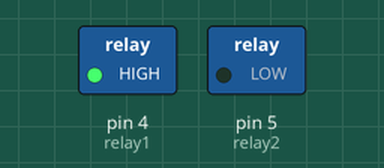
The sketch below on a simulated Arduino Uno, built with avr-gcc and run on an emulated ATmega328P. On the bench: switched loads named in the sketch (green lamp = pin HIGH).

Above: at 0.5 s.
At 2.5 s:
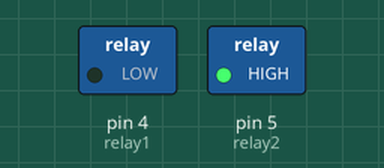
At 3.5 s:
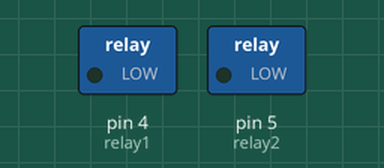
Timing chart, 0 to 5.2 s (numbered marks = the images above):
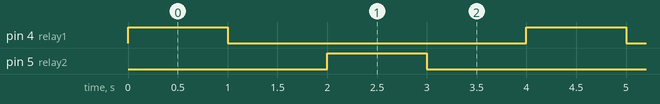

The sketch:

relaytest.ino
```cpp
#define relay1 4
#define relay2 5

void setup() {
  // put your setup code here, to run once:
  pinMode(relay1, OUTPUT);
  pinMode(relay2, OUTPUT);
}

void loop() {
  // NOTE: use the two pins on the SONGLE side.  these are noramlly open.
  // NOTE: LOW powers the relay (to connect it), HIGH disconnects it -- it is opposite of what you think
  // NOTE: when the LED is on on the relay board, that indicates that the relay is closed.
  digitalWrite(relay1, HIGH);
  delay(1000);
  digitalWrite(relay1, LOW);
  delay(1000);
  digitalWrite(relay2, HIGH);
  delay(1000);
  digitalWrite(relay2, LOW);
  delay(1000);

}
```

Measured:
- by itself, pin 4 (relay1), pin 5 (relay2): alternates HIGH for 1.0 s and LOW for 3.0 s
- by itself, everything shown: repeats every 4.0 s, in 4 steps
